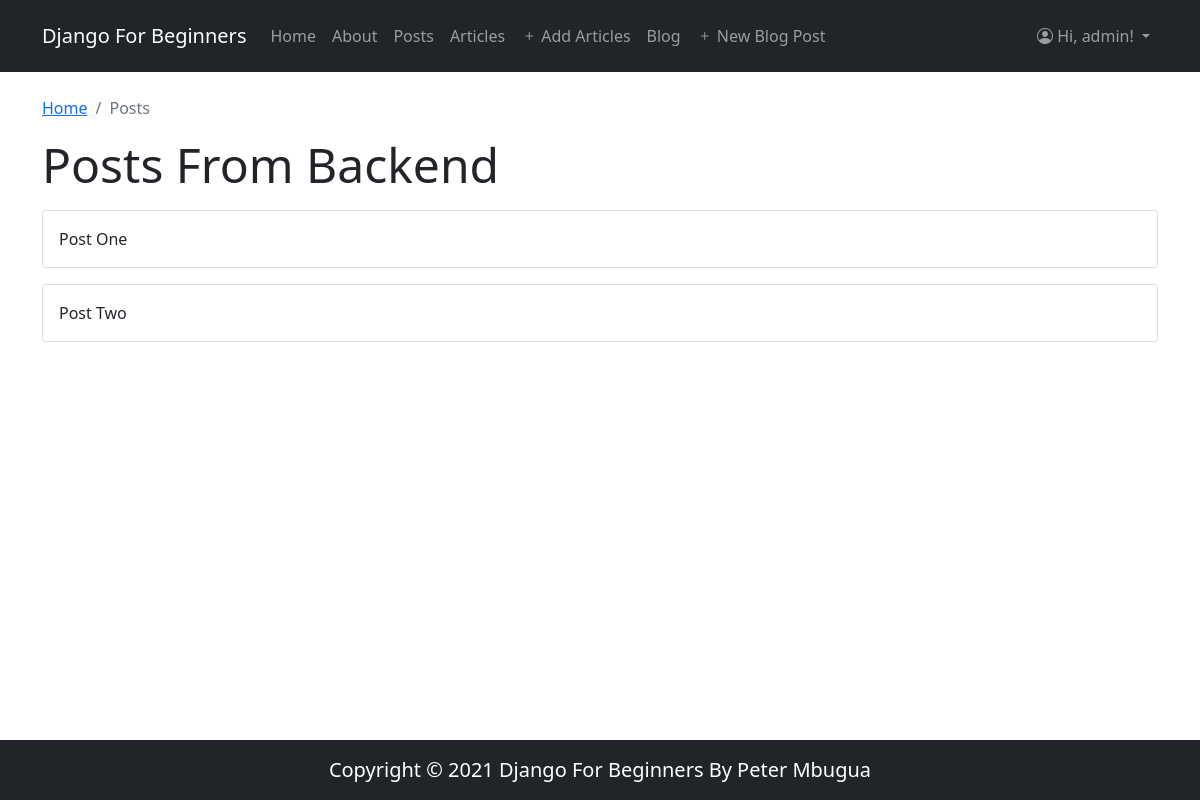
Screenshot of /post/ (signed in) with the database file from the repository.
### accounts/models.py (models this page shows)
class CustomUser(AbstractUser):
    age = models.PositiveIntegerField(null=True, blank=True)

### posts/models.py (models this page shows, shortened)
class Post(models.Model):
    text = models.TextField()

### posts/views.py (the view)
# urls.py: path('', PostPageView.as_view(), name='post'),
class PostPageView(ListView):
    model = Post
    template_name = 'post.html'
    context_object_name = 'all_posts_list'

### templates/post.html
{% extends 'base.html' %} {% block content %}
<nav aria-label="breadcrumb">
  <ol class="breadcrumb">
    <li class="breadcrumb-item"><a href="{% url 'home' %}">Home</a></li>
    <li class="breadcrumb-item active" aria-current="page">Posts</li>
  </ol>
</nav>
<h2 class="display-5">Posts From Backend</h2>
<span>
  {% for post in all_posts_list %}
  <div class="card mt-3">
    <div class="card-body">
      <p class="card-text">{{ post.text }}</p>
    </div>
  </div>
  {% endfor %}
</span>
{% endblock content %}

### templates/base.html (shortened to what this page needs)
{% load static %}
<!doctype html>
<html lang="en">
  <head>
    <link href="https://cdn.jsdelivr.net/npm/bootstrap@5.0.2/dist/css/bootstrap.min.css" rel="stylesheet">
    <link
      rel="stylesheet"
      href="https://cdn.jsdelivr.net/npm/bootstrap-icons@1.3.0/font/bootstrap-icons.css"
    />
    <link rel="stylesheet" href="{% static 'css/base.css' %}">
  </head>
  <body>
    <nav class="navbar navbar-expand-lg bg-dark navbar-dark py-3 fixed-top">
        <div class="container">
          <a href="{% url 'home' %}" class="navbar-brand">Django For Beginners</a>
          <div class="collapse navbar-collapse" id="navmenu">
            <ul class="navbar-nav me-auto">
              <li class="nav-item">
                <a href="{% url 'home' %}" class="nav-link">Home</a>
              </li>
              <li class="nav-item">
                <a href="{% url 'about' %}" class="nav-link">About</a>
              </li>
              <li class="nav-item">
                <a href="{% url 'post' %}" class="nav-link">Posts</a>
              </li>
              <li class="nav-item">
                <a href="{% url 'article_list' %}" class="nav-link">Articles</a>
              </li>
              <li class="nav-item">
                <a href="{% url 'article_new' %}" class="nav-link"> <i class="bi bi-plus"></i> Add Articles</a>
              </li>
              <li class="nav-item">
                <a href="{% url 'blog' %}" class="nav-link">Blog</a>
              </li>
              <li class="nav-item">
                <a href="{% url 'post_new' %}" class="nav-link"> <i class="bi bi-plus"></i> New Blog Post</a>
              </li>
            </ul>
            <ul class="navbar-nav ms-auto">
                {% if user.is_authenticated %}
                <li class="nav-item dropdown">
                  <a class="nav-link dropdown-toggle" href="#" id="navbarDropdown" role="button" data-bs-toggle="dropdown" aria-expanded="false">
                    <i class="bi bi-person-circle"></i> Hi, {{ user.username }}!
                  </a>
                </li>
                {% endif %}
              </ul>
          </div>
        </div>
      </nav>
      <div class="container py-5 mt-5">
    {% block content %}
    {% endblock content %}
  </div>
  <footer class="footer bg-dark">
    <div class="container">
      <span class="text-white text-center"><p class="lead">Copyright &copy; 2021 Django For Beginners By Peter Mbugua</p></span>
    </div>
  </footer>
  </body>
</html>

### static/css/base.css (style rules this page uses)
html { position: relative; min-height: 100%; }
body { margin-bottom: 60px; }
.footer { position: absolute; bottom: 0; width: 100%; height: 60px; line-height: 60px; background-color: #f5f5f5; }

### rows the page displays
CustomUser: username "admin"
Post: text "Post One"
Post: text "Post Two"
